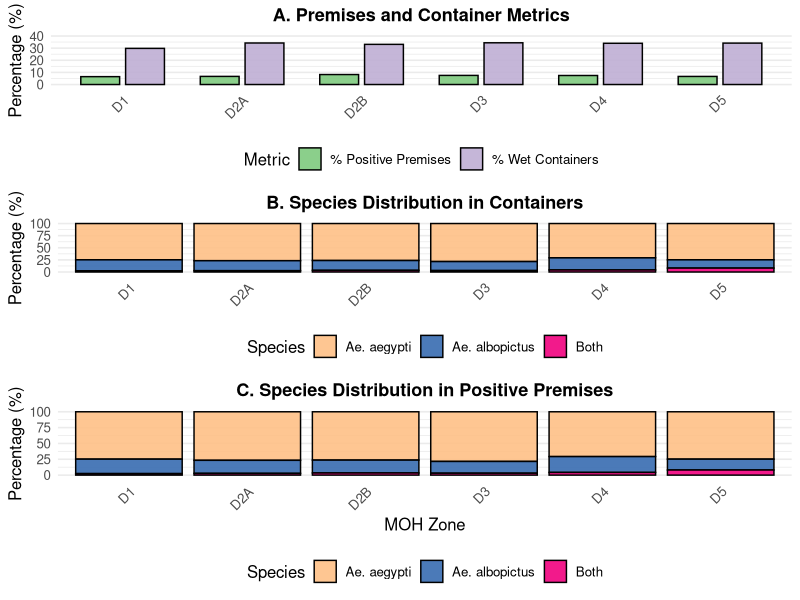

Recreate this plot in R.

rm(list=ls())

# Load required libraries
library(tidyverse)
library(ggplot2)
library(gridExtra)

# 1. Data Input and Validation
moh_data <- data.frame(
  MOH = c("D1", "D2A", "D2B", "D3", "D4", "D5"),
  Inspected_Premises = c(3988, 3077, 5884, 7373, 5873, 1080),
  Positive_Premises = c(259, 206, 484, 554, 437, 72),
  Inspected_Wet = c(5942, 7493, 18490, 23559, 14774, 4282),
  Inspected_Dry = c(13990, 14380, 37322, 44880, 28659, 8251),
  Positive_Ae_aegypti_Wet = c(305, 308, 698, 818, 514, 108),
  Positive_Ae_albopictus_Wet = c(91, 92, 172, 188, 187, 30),
  Positive_Both_Wet = c(7, 6, 16, 23, 16, 12),
  Positive_Ae_aegypti_Dry = c(190, 161, 347, 423, 302, 58),
  Positive_Ae_albopictus_Dry = c(60, 34, 106, 106, 102, 8),
  Positive_Both_Dry = c(9, 11, 31, 25, 33, 6)
)

# Validate data integrity
stopifnot(!any(is.na(moh_data)))

# 2. Calculate Metrics with Checks
moh_data <- moh_data %>%
  mutate(
    Pct_Positive_Premises = (Positive_Premises / Inspected_Premises) * 100,
    Pct_Wet_Containers = (Inspected_Wet / (Inspected_Wet + Inspected_Dry)) * 100,
    Total_Positive_Containers = Positive_Ae_aegypti_Wet + Positive_Ae_albopictus_Wet + Positive_Both_Wet +
                                 Positive_Ae_aegypti_Dry + Positive_Ae_albopictus_Dry + Positive_Both_Dry,
    Pct_Ae_aegypti_Containers = (Positive_Ae_aegypti_Wet + Positive_Ae_aegypti_Dry) / Total_Positive_Containers * 100,
    Pct_Ae_albopictus_Containers = (Positive_Ae_albopictus_Wet + Positive_Ae_albopictus_Dry) / Total_Positive_Containers * 100,
    Pct_Both_Containers = (Positive_Both_Wet + Positive_Both_Dry) / Total_Positive_Containers * 100,
    Total_Species_Occurrences = (Positive_Ae_aegypti_Wet + Positive_Ae_aegypti_Dry) +
                                 (Positive_Ae_albopictus_Wet + Positive_Ae_albopictus_Dry) +
                                 (Positive_Both_Wet + Positive_Both_Dry),
    Pct_Premises_Ae_aegypti = (Positive_Ae_aegypti_Wet + Positive_Ae_aegypti_Dry) / Total_Species_Occurrences * 100,
    Pct_Premises_Ae_albopictus = (Positive_Ae_albopictus_Wet + Positive_Ae_albopictus_Dry) / Total_Species_Occurrences * 100,
    Pct_Premises_Both = (Positive_Both_Wet + Positive_Both_Dry) / Total_Species_Occurrences * 100
  )

# Validate sum-to-100 checks
stopifnot(
  all(rowSums(moh_data[, c("Pct_Ae_aegypti_Containers", "Pct_Ae_albopictus_Containers", "Pct_Both_Containers")]) > 99.9 &
      rowSums(moh_data[, c("Pct_Ae_aegypti_Containers", "Pct_Ae_albopictus_Containers", "Pct_Both_Containers")]) < 100.1),
  all(rowSums(moh_data[, c("Pct_Premises_Ae_aegypti", "Pct_Premises_Ae_albopictus", "Pct_Premises_Both")]) > 99.9 &
      rowSums(moh_data[, c("Pct_Premises_Ae_aegypti", "Pct_Premises_Ae_albopictus", "Pct_Premises_Both")]) < 100.1)
)

# 3. Reshape Data for Plotting
plot_premises_wet <- moh_data %>%
  select(MOH, Pct_Positive_Premises, Pct_Wet_Containers) %>%
  pivot_longer(cols = -MOH, names_to = "Metric", values_to = "Percentage") %>%
  mutate(Metric = recode(Metric,
                         "Pct_Positive_Premises" = "% Positive Premises",
                         "Pct_Wet_Containers" = "% Wet Containers"))

plot_container_species <- moh_data %>%
  select(MOH, Pct_Ae_aegypti_Containers, Pct_Ae_albopictus_Containers, Pct_Both_Containers) %>%
  pivot_longer(cols = -MOH, names_to = "Species", values_to = "Percentage") %>%
  mutate(Species = recode(Species,
                          "Pct_Ae_aegypti_Containers" = "Ae. aegypti",
                          "Pct_Ae_albopictus_Containers" = "Ae. albopictus",
                          "Pct_Both_Containers" = "Both"))

plot_premises_species <- moh_data %>%
  select(MOH, Pct_Premises_Ae_aegypti, Pct_Premises_Ae_albopictus, Pct_Premises_Both) %>%
  pivot_longer(cols = -MOH, names_to = "Species", values_to = "Percentage") %>%
  mutate(Species = recode(Species,
                          "Pct_Premises_Ae_aegypti" = "Ae. aegypti",
                          "Pct_Premises_Ae_albopictus" = "Ae. albopictus",
                          "Pct_Premises_Both" = "Both"))

# 4. Define Abstract High-Contrast Colors
metric_colors <- c(
  "% Positive Premises" = "#7FC97F",  # abstract green
  "% Wet Containers"    = "#BEAED4"   # abstract lavender
)

species_colors <- c(
  "Ae. aegypti"    = "#FDC086",  # soft orange
  "Ae. albopictus" = "#386CB0",  # deep blue
  "Both"           = "#F0027F"   # magenta pink
)

# 5. Create Abstract-Styled Plots
p1 <- ggplot(plot_premises_wet, aes(x = MOH, y = Percentage, fill = Metric)) +
  geom_bar(stat = "identity", position = position_dodge(width = 0.75), width = 0.65,
           color = "black", alpha = 0.9) +
  scale_fill_manual(values = metric_colors) +
  labs(title = "A. Premises and Container Metrics", x = NULL, y = "Percentage (%)") +
  theme_minimal(base_size = 12) +
  theme(
    legend.position = "bottom",
    plot.title = element_text(size = 13, face = "bold", hjust = 0.5),
    panel.grid.major.x = element_blank(),
    axis.text.x = element_text(angle = 45, hjust = 1)
  ) +
  scale_y_continuous(limits = c(0, 40))

p2 <- ggplot(plot_container_species, aes(x = MOH, y = Percentage, fill = Species)) +
  geom_bar(stat = "identity", color = "black", alpha = 0.9) +
  scale_fill_manual(values = species_colors) +
  labs(title = "B. Species Distribution in Containers", x = NULL, y = "Percentage (%)") +
  theme_minimal(base_size = 12) +
  theme(
    legend.position = "bottom",
    plot.title = element_text(size = 13, face = "bold", hjust = 0.5),
    panel.grid.major.x = element_blank(),
    axis.text.x = element_text(angle = 45, hjust = 1)
  )

p3 <- ggplot(plot_premises_species, aes(x = MOH, y = Percentage, fill = Species)) +
  geom_bar(stat = "identity", color = "black", alpha = 0.9) +
  scale_fill_manual(values = species_colors) +
  labs(title = "C. Species Distribution in Positive Premises", x = "MOH Zone", y = "Percentage (%)") +
  theme_minimal(base_size = 12) +
  theme(
    legend.position = "bottom",
    plot.title = element_text(size = 13, face = "bold", hjust = 0.5),
    panel.grid.major.x = element_blank(),
    axis.text.x = element_text(angle = 45, hjust = 1)
  )

# 6. Combine and Save
combined_plot <- grid.arrange(
  p1, p2, p3,
  nrow = 3,
  heights = c(1, 1, 1.2)
)

ggsave("dengue_analysis_abstract_colors.png", combined_plot,
       width = 10, height = 12, dpi = 300, bg = "white")

message("Visualization saved as 'dengue_analysis_abstract_colors.png'")


